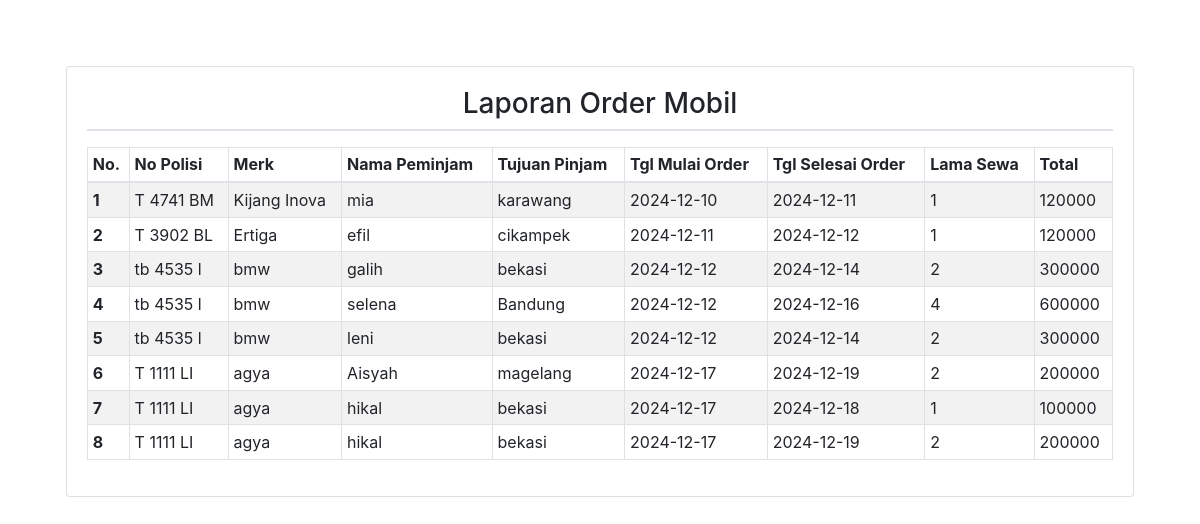
/admin/crorder.php, run on an earlier commit of the app's database.
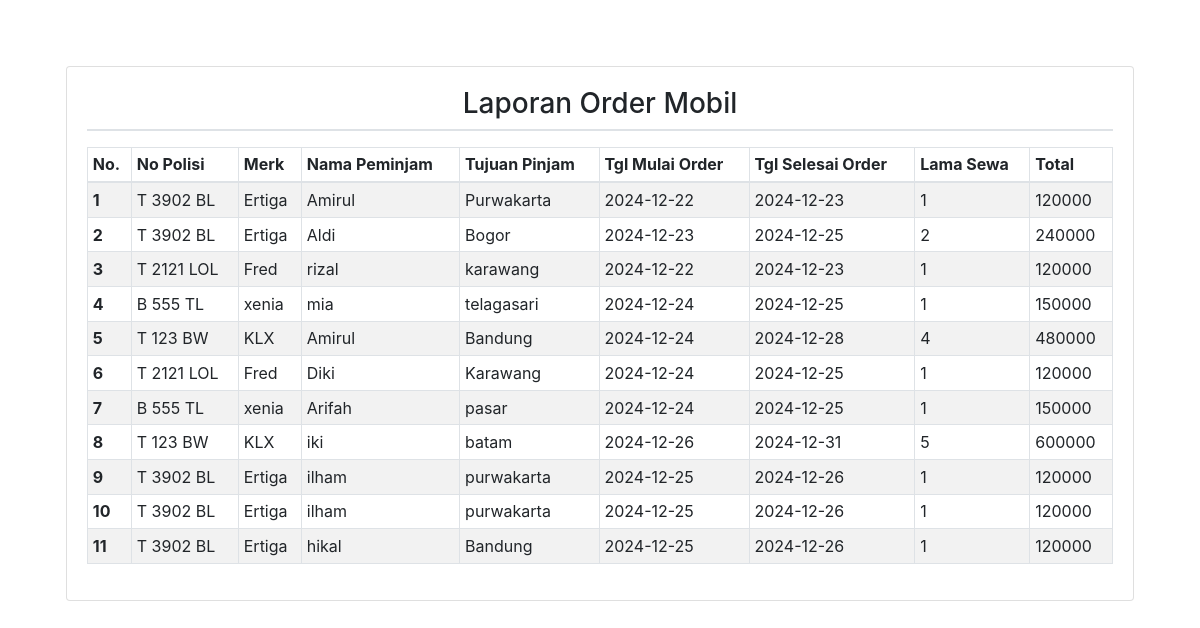
And on a later commit of the database.
### tables this page shows
CREATE TABLE `sewa` (
  `id_sewa` int NOT NULL,
  `id_mobil` int DEFAULT NULL,
  `id_user` int NOT NULL,
  `nama_sewa` varchar(90) NOT NULL,
  `ktp` varchar(25) NOT NULL,
  `jenkel_sewa` varchar(20) NOT NULL,
  `alamat` varchar(90) NOT NULL,
  `tlp_sewa` varchar(20) NOT NULL,
  `tujuan` varchar(90) NOT NULL,
  `tgl_sewa` date NOT NULL,
  `tgl_kembali` date NOT NULL,
  `lama` int NOT NULL,
  `harga_total` double NOT NULL,
  `konf_pembayaran` varchar(255) NOT NULL
);

CREATE TABLE `mobil` (
  `id_mobil` int NOT NULL,
  `no_polisi` varchar(12) NOT NULL,
  `merk` varchar(90) NOT NULL,
  `tahun` varchar(10) NOT NULL,
  `harga` double NOT NULL,
  `s_mobil` varchar(20) NOT NULL,
  `poto` varchar(255) DEFAULT NULL,
  `deskripsi` varchar(255) DEFAULT NULL,
  `created_at` datetime NOT NULL DEFAULT CURRENT_TIMESTAMP
);

### admin/crorder.php (the view, shortened to what this page needs)
<!doctype html>
<html lang="en">
<head>
    <link rel="stylesheet" href="https://stackpath.bootstrapcdn.com/bootstrap/4.3.1/css/bootstrap.min.css">
</head>
    <body style="padding: 50px;" onload="window.print();">
    <?php
    include("../db/koneksi.php");
    $cari = mysqli_query($konek, "select * from mobil,sewa where mobil.id_mobil=sewa.id_mobil") or die(mysqli_error($konek));
        ?>
        <div class="card m-3">
            <div class="card-body">
                <table class="table table-responsive table-bordered table-striped">
                    <h3 class="text-center">Laporan Order Mobil</h3>
                    <table class="table table-striped table-hover table-bordered table-sm">
                        <thead>
                            <tr>
                                <th>No.</th>
                                <th>No Polisi</th>
                                <th>Merk</th>
                                <th>Nama Peminjam</th>
                                <th>Tujuan Pinjam</th>
                                <th>Tgl Mulai Order</th>
                                <th>Tgl Selesai Order</th>
                                <th>Lama Sewa</th>
                                <Th>Total</Th>
                            </tr>
                        </thead>
                        <tbody>
                            <?php
                            $no = 1;
                            while ($data = mysqli_fetch_array($cari)) {
                                ?>
                                <tr>
                                    <th scope="row"><?php echo $no; ?></th>
                                    <td><?php echo $data['no_polisi']; ?></td>
                                    <td><?php echo $data['merk']; ?></td>
                                    <td><?php echo $data['nama_sewa']; ?></td>
                                    <td><?php echo $data['tujuan']; ?></td>
                                    <td><?php echo $data['tgl_sewa']; ?></td>
                                    <td><?php echo $data['tgl_kembali']; ?></td>
                                    <td><?php echo $data['lama']; ?></td>
                                    <td><?php echo $data['harga_total']; ?></td>
                                </tr>
                            <?php
                                $no++;
                            }
                            ?>
                        </tbody>
                    </table>
                </table>
            </div>
        </div>
    </body>
</html>

What changed in the data, as far as the page shows it:
removed sewa: id_mobil.no_polisi "T 4741 BM", id_mobil.merk "Kijang Inova", nama_sewa "mia", tujuan "karawang", tgl_sewa "2024-12-10", tgl_kembali "2024-12-11", lama "1", harga_total "120000"
removed sewa: id_mobil.no_polisi "T 3902 BL", id_mobil.merk "Ertiga", nama_sewa "efil", tujuan "cikampek", tgl_sewa "2024-12-11", tgl_kembali "2024-12-12", lama "1", harga_total "120000"
removed sewa: id_mobil.no_polisi "tb 4535 l", id_mobil.merk "bmw", nama_sewa "galih", tujuan "bekasi", tgl_sewa "2024-12-12", tgl_kembali "2024-12-14", lama "2", harga_total "300000"
removed sewa: id_mobil.no_polisi "tb 4535 l", id_mobil.merk "bmw", nama_sewa "selena", tujuan "Bandung", tgl_sewa "2024-12-12", tgl_kembali "2024-12-16", lama "4", harga_total "600000"
removed sewa: id_mobil.no_polisi "tb 4535 l", id_mobil.merk "bmw", nama_sewa "leni", tujuan "bekasi", tgl_sewa "2024-12-12", tgl_kembali "2024-12-14", lama "2", harga_total "300000"
removed sewa: id_mobil.no_polisi "T 1111 LI", id_mobil.merk "agya", nama_sewa "Aisyah", tujuan "magelang", tgl_sewa "2024-12-17", tgl_kembali "2024-12-19", lama "2", harga_total "200000"
removed sewa: id_mobil.no_polisi "T 1111 LI", id_mobil.merk "agya", nama_sewa "hikal", tujuan "bekasi", tgl_sewa "2024-12-17", tgl_kembali "2024-12-18", lama "1", harga_total "100000"
removed sewa: id_mobil.no_polisi "T 1111 LI", id_mobil.merk "agya", nama_sewa "hikal", tujuan "bekasi", tgl_sewa "2024-12-17", tgl_kembali "2024-12-19", lama "2", harga_total "200000"
added sewa: id_mobil.no_polisi "T 3902 BL", id_mobil.merk "Ertiga", nama_sewa "Amirul", tujuan "Purwakarta", tgl_sewa "2024-12-22", tgl_kembali "2024-12-23", lama "1", harga_total "120000"
added sewa: id_mobil.no_polisi "T 3902 BL", id_mobil.merk "Ertiga", nama_sewa "Aldi", tujuan "Bogor", tgl_sewa "2024-12-23", tgl_kembali "2024-12-25", lama "2", harga_total "240000"
added sewa: id_mobil.no_polisi "T 2121 LOL", id_mobil.merk "Fred", nama_sewa "rizal", tujuan "karawang", tgl_sewa "2024-12-22", tgl_kembali "2024-12-23", lama "1", harga_total "120000"
added sewa: id_mobil.no_polisi "B 555 TL", id_mobil.merk "xenia", nama_sewa "mia", tujuan "telagasari", tgl_sewa "2024-12-24", tgl_kembali "2024-12-25", lama "1", harga_total "150000"
added sewa: id_mobil.no_polisi "T 123 BW", id_mobil.merk "KLX", nama_sewa "Amirul", tujuan "Bandung", tgl_sewa "2024-12-24", tgl_kembali "2024-12-28", lama "4", harga_total "480000"
added sewa: id_mobil.no_polisi "T 2121 LOL", id_mobil.merk "Fred", nama_sewa "Diki", tujuan "Karawang", tgl_sewa "2024-12-24", tgl_kembali "2024-12-25", lama "1", harga_total "120000"
added sewa: id_mobil.no_polisi "B 555 TL", id_mobil.merk "xenia", nama_sewa "Arifah", tujuan "pasar", tgl_sewa "2024-12-24", tgl_kembali "2024-12-25", lama "1", harga_total "150000"
added sewa: id_mobil.no_polisi "T 123 BW", id_mobil.merk "KLX", nama_sewa "iki", tujuan "batam", tgl_sewa "2024-12-26", tgl_kembali "2024-12-31", lama "5", harga_total "600000"
added sewa: id_mobil.no_polisi "T 3902 BL", id_mobil.merk "Ertiga", nama_sewa "ilham", tujuan "purwakarta", tgl_sewa "2024-12-25", tgl_kembali "2024-12-26", lama "1", harga_total "120000"
added sewa: id_mobil.no_polisi "T 3902 BL", id_mobil.merk "Ertiga", nama_sewa "ilham", tujuan "purwakarta", tgl_sewa "2024-12-25", tgl_kembali "2024-12-26", lama "1", harga_total "120000"
added sewa: id_mobil.no_polisi "T 3902 BL", id_mobil.merk "Ertiga", nama_sewa "hikal", tujuan "Bandung", tgl_sewa "2024-12-25", tgl_kembali "2024-12-26", lama "1", harga_total "120000"
